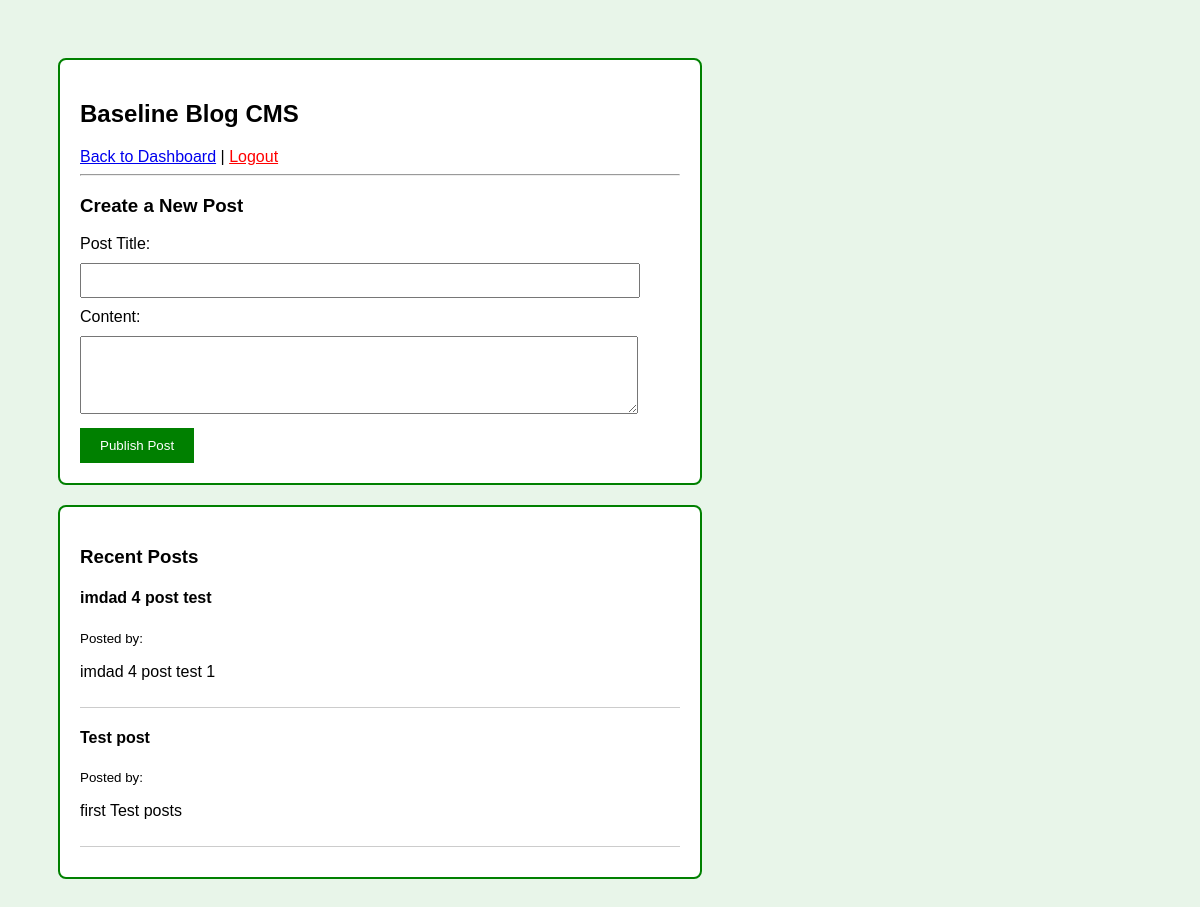
Before: /Version_A_Baseline/blog.php (signed in) with the older database file.
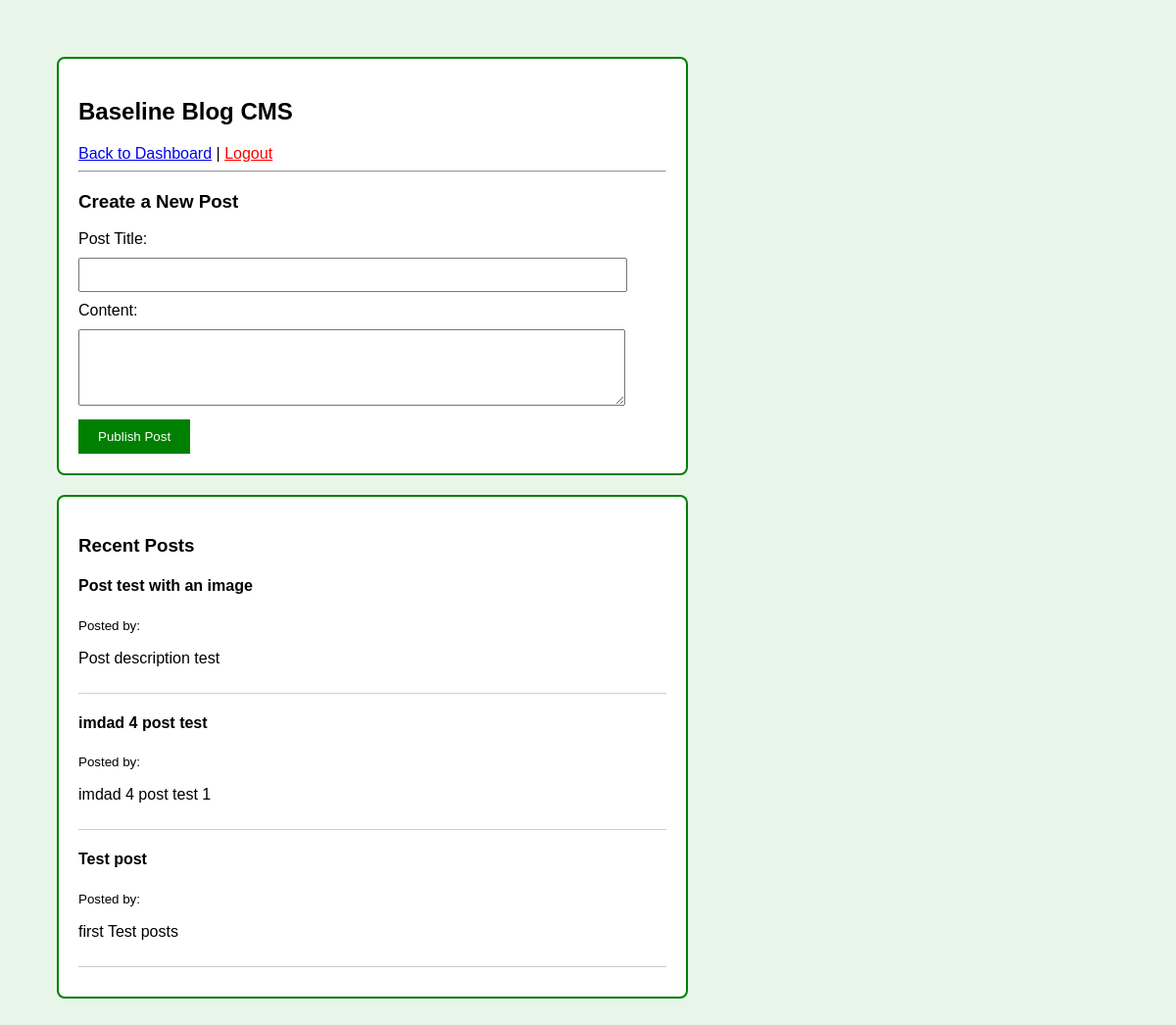
After: the same page with the newer database file.
### tables this page shows
CREATE TABLE posts (
                    id INTEGER PRIMARY KEY AUTOINCREMENT,
                    title TEXT NOT NULL,
                    category_id INTEGER NULL,
                    content TEXT NOT NULL,
                    author_id INTEGER NOT NULL,
                    status TEXT DEFAULT 'published',
                    created_at DATETIME DEFAULT CURRENT_TIMESTAMP
                , banner_image TEXT NULL);

### public/Version_A_Baseline/blog.php (the view, shortened to what this page needs)
<?php
require 'db.php';
$pdo->exec("
    CREATE TABLE IF NOT EXISTS posts (
        id INTEGER PRIMARY KEY AUTOINCREMENT,
        title TEXT NOT NULL,
        content TEXT NOT NULL,
        author TEXT NOT NULL
    )
");
$posts = [];
try {
    $stmt = $pdo->query("SELECT * FROM posts ORDER BY id DESC");
    $posts = $stmt->fetchAll(PDO::FETCH_ASSOC);
} catch (PDOException $e) {
    echo "Error fetching posts.";
}
?>
<!DOCTYPE html>
<html>
<head>
</head>
<body>
<div class="container">
    <h2>Baseline Blog CMS</h2>
    <a href="dashboard.php">Back to Dashboard</a> | <a href="login.php?logout=true" style="color: red;">Logout</a>
    <hr>
    <h3>Create a New Post</h3>
    <form method="POST" action="">
        <label>Post Title:</label><br>
        <input type="text" name="title" required><br>
        <label>Content:</label><br>
        <textarea name="content" rows="4" required></textarea><br>
        <button type="submit">Publish Post</button>
    </form>
</div>
<div class="container">
    <h3>Recent Posts</h3>
    <?php if (empty($posts)): ?>
        <p>No posts yet.</p>
    <?php else: ?>
        <?php foreach ($posts as $post): ?>
            <div class="post">
                <h4><?= $post['title'] ?></h4>
                <p><small>Posted by: <?= $post['author'] ?></small></p>
                <p><?= $post['content'] ?></p>
            </div>
        <?php endforeach; ?>
    <?php endif; ?>
</div>
</body>
</html>

### public/Version_A_Baseline/blog.php (style rules this page uses)
body { font-family: Arial, sans-serif; padding: 50px; background-color: #e8f5e9; }
.container { background: white; padding: 20px; border-radius: 8px; width: 600px; border: 2px solid green; margin-bottom: 20px; }
.post { border-bottom: 1px solid #ccc; padding-bottom: 10px; margin-bottom: 10px; }
input, textarea { width: 90%; padding: 8px; margin: 10px 0; }
button { padding: 10px 20px; background: green; color: white; border: none; cursor: pointer; }

Changed rows visible on the page:
added posts: title "Post test with an image", content "Post description test"
